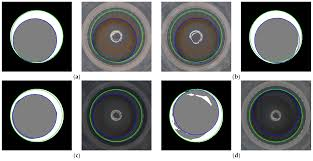
#> input picture PRAKTEK I7-CIRCLE HOUGH TRANSFORM/u.jpg, 313 x 161 px, found by its file name
$ python I7.py
#> lines starting #> are read from the running program, lines starting #| are printed output that depends on the picture
import cv2
import numpy as np

# Gunakan path absolut (disarankan jika file sering tidak terbaca)
img_path = r'h:/kuliah/Semester4/prak pcd/GO TO GITHUB/PCDPRIDE/PRAKTEK I7-CIRCLE HOUGH TRANSFORM/u.jpg'
img = cv2.imread(img_path, cv2.IMREAD_COLOR)
#> img is the input picture: shape (161, 313, 3); mean B, G, R 118.9, 119.3, 118.1

# Cek apakah gambar berhasil dibaca
if img is None:
    print(f"Gagal membuka gambar! Pastikan file '{img_path}' ada dan bisa dibaca.")
    exit()

# Proses Hough Circle Transform
gray = cv2.cvtColor(img, cv2.COLOR_BGR2GRAY)
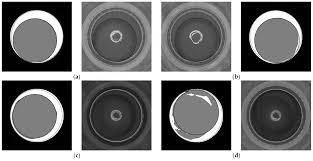
#> gray: shape (161, 313); min 0, max 255, mean 118.9
gray = cv2.medianBlur(gray, 5)
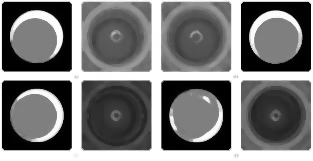
#> gray: shape (161, 313); min 0, max 255, mean 118.8

circles = cv2.HoughCircles(
    gray,
    cv2.HOUGH_GRADIENT,
    dp=1,
    minDist=20,
    param1=50,
    param2=30,
    minRadius=0,
    maxRadius=0
)
#> circles = 31 rows, first 8: [156.5, 74.5, 76.1], [195.5, 114.5, 26.6], [36.5, 114.5, 26.4], [195.5, 76.5, 64], [173.5, 89.5, 60.5], [36.5, 36.5, 26], [252.5, 58.5, 58.1], [274.5, 36.5, 26.3]

if circles is not None:
    circles = np.uint16(np.around(circles))
#> circles = 31 rows, first 8: [156, 74, 76], [196, 114, 27], [36, 114, 26], [196, 76, 64], [174, 90, 60], [36, 36, 26], [252, 58, 58], [274, 36, 26]
    for i in circles[0, :]:
        # Gambar lingkaran
        cv2.circle(img, (i[0], i[1]), i[2], (0, 255, 0), 2)
        # Gambar pusat lingkaran
        cv2.circle(img, (i[0], i[1]), 2, (0, 0, 255), 3)
#> this loop made 31 passes
#> i on passes 1 to 12: [156, 74, 76], [196, 114, 27], [36, 114, 26], [196, 76, 64], [174, 90, 60], [36, 36, 26], [252, 58, 58], [274, 36, 26], [204, 36, 36], [58, 58, 58], [218, 136, 57], [268, 108, 37]
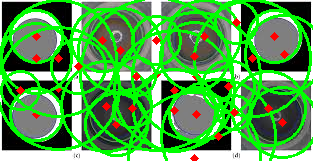
#> img: shape (161, 313, 3); mean B, G, R 77.3, 160.7, 82.8

cv2.imshow('Hough Circle Detection', img)
cv2.waitKey(0)
cv2.destroyAllWindows()
